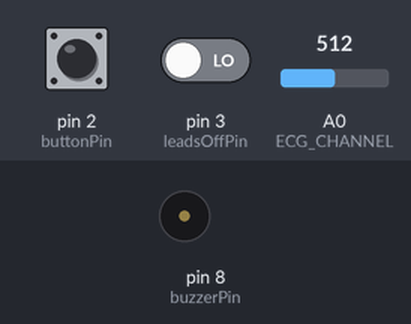
A sketch run on a simulated Arduino Uno, built with avr-gcc and run on an emulated ATmega328P. On the bench: buzzer (waves = sounding, pin HIGH). Wiring (inferred from the names in the program): ADXL345 accelerometer at I2C address 0x53; DS1307 clock at I2C address 0x68. The inputs (shaded band) are chosen by the test bench; at power-on: pin 3 (leadsOffPin) LOW, pin 2 (buttonPin) LOW, A0 (ECG_CHANNEL) = 512. The local clock reads 2024-03-15 10:24:30 at power-on unless the sketch sets it; storage starts empty; what the sketch prints to the serial monitor is not drawn.

Above: at 1.2 s.
1.3 s: pin 3 (leadsOffPin) driven HIGH
At 1.43 s:
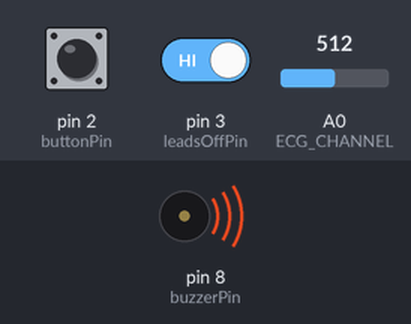
5.9 s: pin 3 (leadsOffPin) driven LOW
At 7.0 s:
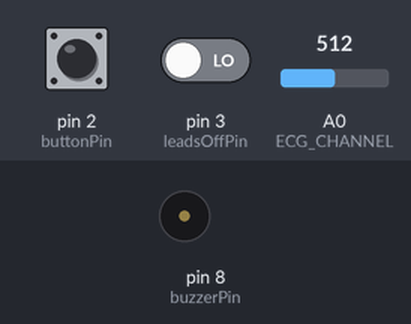
Timing chart, 0 to 8.9 s (numbered marks = the images above; inputs shaded):
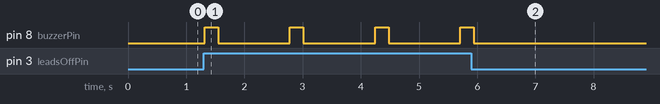

The sketch:

ver3_i2c_subsys.ino
```cpp
#include<Wire.h>
#include <avr/interrupt.h>
#include <avr/io.h>

#define DS1307_CTRL_ID 0x68			// address of the DS1307 real-time clock
#define NumberOfFields 3			// the number of fields (bytes) to request from the RTC
#define ADXL345_DEV_ID 0x53 		// address of the ADXL345 with ALT_ADDRESS pin connected LOW
#define NumberOfFields_adxl 6 		// the number of fields (bytes) to request from ADXL345

#define DATAX0 0x32
#define POWER_CTL 0x2D

/* initialize ADXL and RTC*/
void I2C_init()
{
	Wire.begin();
	Wire.beginTransmission(ADXL345_DEV_ID);
	Wire.write(POWER_CTL); //change mode to measurement
	Wire.write(0x08); //change to measure. Normal mode
	Wire.endTransmission();
	/* Enable 1Hz square wave output from RTC*/
	Wire.beginTransmission(DS1307_CTRL_ID);  //
	Wire.write(0x07);
	Wire.write(0x10);
	Wire.endTransmission();
}


void get_time(byte*	hours, byte*	mins, byte*	secs)
{
	//byte _Second, _Minute, _Hour;
        /* Point towards seconds field  */
	Wire.beginTransmission(DS1307_CTRL_ID);
	Wire.write(0x00);
	Wire.endTransmission();
	// request the 3 data fields(secs, min, hr)
	Wire.requestFrom(DS1307_CTRL_ID, NumberOfFields);
	*secs = _bcd2dec(Wire.read() & 0x7f);
	*mins = _bcd2dec(Wire.read() );
	*hours = _bcd2dec(Wire.read() & 0x3f); // mask assumes 24hr clock
	//hours = &_Hour;
	//mins = &_Minute;
	//secs = &_Second;
}

void get_acceleration(int* x, int* y, int* z)
{
        byte _data_x0, _data_x1, _data_y0, _data_y1, _data_z0, _data_z1;
	/* Write register address of 'DATAX0' for initiating multibyte read */
	Wire.beginTransmission(ADXL345_DEV_ID);
	Wire.write(DATAX0); //address of DATAX0
	Wire.endTransmission();

	// requests 6 data bytes - X0,X1,Y0,Y1,Z0,Z1
	Wire.requestFrom(ADXL345_DEV_ID, NumberOfFields_adxl);
	_data_x0 = Wire.read();
	_data_x1 = Wire.read();
	_data_y0 = Wire.read();
	_data_y1 = Wire.read();
	_data_z0 = Wire.read();
	_data_z1 = Wire.read();
	*x = (_data_x1<<8) + _data_x0;
	*y = (_data_y1<<8) + _data_y0;
	*z = (_data_z1<<8) + _data_z0;
}

byte _bcd2dec(byte num)
{
	byte tens = ((num & 0xf0)>>4);
	byte unit = (num & 0x0f);
	return ((tens*10)+unit);
}
```

ver3.ino
```cpp
#include <SPI.h>
#include <SD.h>
#include <TimerOne.h>
#include <MsTimer2.h>

#define ECG_CHANNEL 0
#define SAMPLE_INTERVAL 10000 //sampling interval for EKG in microsecond
#define DEBOUNCE_INTERVAL 50 // 50ms

#define BUFF_SIZE  128

#define chipSelect  4 //CS pin of SD card

/* variables shared by ISR:callback() and loop()*/
volatile int buff1[BUFF_SIZE];
volatile int buff2[BUFF_SIZE];
volatile int buff_count = 0;
volatile boolean is_buff1=true;

//volatile boolean buff1_read_done, buff2_read_done;

int i=0;  // loop variable for writing buff1 or buff2 into SD card
boolean buff1_write_done=false,buff2_write_done=false;

byte hours, mins, secs; //variables holding time
String timestring;

// variables used for alert button connected to pin 2 as an interrupt
int buttonPin = 2;
volatile int buttonState;
boolean alertButton = 0;

// variables used for leads off detection
int leadsOffPin = 3;
boolean leadsOffState = 0;
int buzzerPin = 8;

void setup()
{
  // Open serial communications and wait for port to open:
  Serial.begin(9600);
  while (!Serial) {
    ; // wait for serial port to connect. Needed for Leonardo only
  }
  Serial.print(F("Initializing SD card..."));

  // see if the card is present and can be initialized:
  if (!SD.begin(chipSelect)) {
    Serial.println(F("Card failed, or not present"));
    // don't do anything more:
    return;
  }
  Serial.println(F("card initialized."));
  File dataFile = SD.open("logg.csv", FILE_WRITE);
  dataFile.println("ECG");
  dataFile.close();

  /* ECG module gives 0 to 3.3V signal */
  analogReference(EXTERNAL);

  /* Initialise I2C devices - ADXL and RTC*/
  I2C_init();

  /* Timer-1 Setup : interrupt every 10ms */
  Timer1.initialize(SAMPLE_INTERVAL);
  Timer1.attachInterrupt(callback);  // attaches callback() as a timer overflow interrupt

  // Initialisation of alert button interrupt
  pinMode(buttonPin, INPUT);  // alert button is connected to pin 2
  // attaches buttonPin_ISR when there is a change in the buttonPin
  attachInterrupt(digitalPinToInterrupt(buttonPin), buttonPin_ISR, CHANGE);
  MsTimer2::set(DEBOUNCE_INTERVAL, debounceCallback); // 50ms period
}

void loop()
{
  File dataFile = SD.open("logg.csv", FILE_WRITE);

  while(digitalRead(leadsOffPin)==1)
  {
    beep(1000);
    delay(1000);
  }

  if(is_buff1==true) // write buff2 to SD card if file opened successfully
  {
    /*  convert data from buff2 to String and write to file*/
    for(i=0;i<BUFF_SIZE-1;i++)
    {
      dataFile.print(String(buff2[i]));
      dataFile.println(F(","));
    }

    /* write RTC value to SD card*/
    get_time(&hours,&mins,&secs);
    timestring = String(hours)+":"+String(mins)+":"+String(secs)+",";
    Serial.println(timestring);
    buff2_write_done=true;
    if(!alertButton)
    {
      dataFile.println(String(buff2[BUFF_SIZE-1]) + "," + timestring + ",");
    }
    else
    {
      dataFile.println(String(buff2[BUFF_SIZE-1]) + "," + timestring + String(alertButton) + ",");
      alertButton = 0;
    }
  }

  else if(dataFile)  //write buff1 to SD card
  {
    /*  convert data from buff1 to String and write to file*/
    for(i=0;i<BUFF_SIZE;i++)
    {
      dataFile.println(String(buff1[i]));
    }

    buff1_write_done=true;
    Serial.println(F("buff1 -> SD"));
  }

  else
  {
    Serial.println(F("File opening failed"));
  }

  dataFile.close();

  /*wait until buff2 is filled by ISR */
  if(buff1_write_done==true)
  {
    //wait until is_buff1 goes false
    while(!is_buff1);
  }

  /* wait until buff1 is filled by ISR */
  if(buff2_write_done==true)
  {
    //wait until is_buff1 goes true
    while(is_buff1);
  }
  buff1_write_done=false;
  buff2_write_done=false;
}

void callback()
{
  int sensor = analogRead(ECG_CHANNEL);
  if(is_buff1) //write to buff1
  {
    if(buff_count==(BUFF_SIZE - 1)) //toggle to buff2 if this sample is the last sample in buff1
    {
      is_buff1 = false;
      buff_count=0;
    }
    buff1[buff_count++]=sensor;  //write current value to buff1
  }
  else // write to buff2
  {
    if(buff_count==(BUFF_SIZE - 1)) //toggle to buff2 if this sample is the last sample in buff1
    {
      is_buff1 = true;
      buff_count=0;
    }
    buff2[buff_count++]=sensor;  //write current value to buff2
  }
}

void buttonPin_ISR()
{
    buttonState = digitalRead(buttonPin);
    detachInterrupt(digitalPinToInterrupt(buttonPin));
    MsTimer2::start();
}

void debounceCallback()
{
    int buttonState1 = digitalRead(buttonPin);
    if(buttonState == buttonState1)
    alertButton = 1;
    attachInterrupt(digitalPinToInterrupt(buttonPin), buttonPin_ISR, CHANGE);
    MsTimer2::stop();
}

void beep(unsigned char delayms)
{
  analogWrite(8, 130);      // Almost any value can be used except 0 and 255

  delay(delayms);          // wait for a delayms ms
  analogWrite(8, 0);       // 0 turns it off
  delay(delayms);          // wait for a delayms ms
}
```

Measured:
- after the input at 1.3 s, pin 8 (buzzerPin): alternates HIGH for 0.23 s and LOW for 1.2 s, starting at once
- after the input at 5.9 s, pin 8 (buzzerPin): goes on until 5.9 s, then stays LOW
